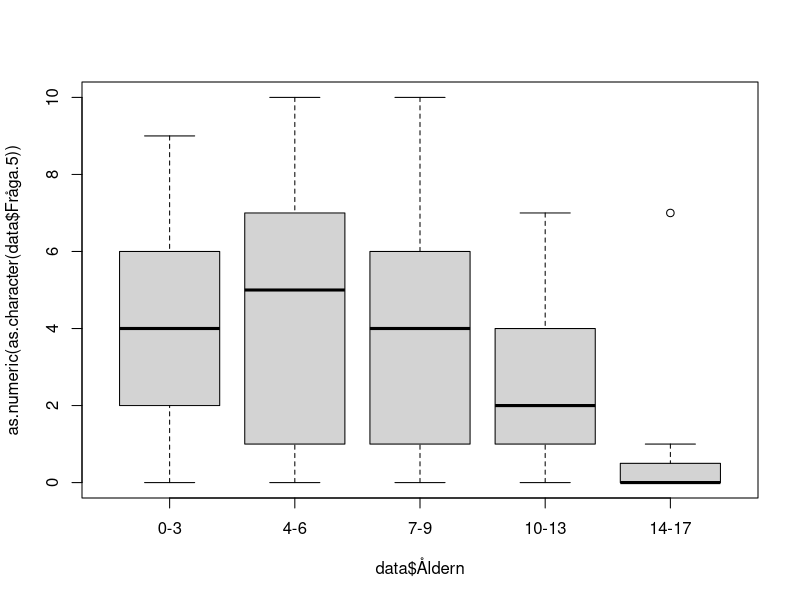
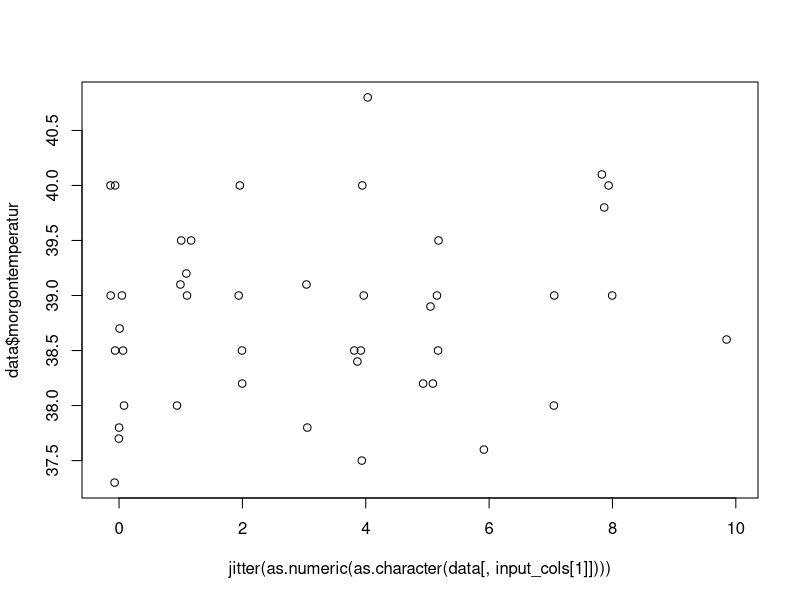

These charts were generated, in order, by the following R code: (Note: this script raises an error after producing the figures.)
library(stringr)
data <- read.delim('Forschungsarbeit Auswehrtungstabelle 1.csv')
data$Förkylning <- factor(data$Förkylning)
data$Halsont <- factor(data$Halsont)
data$Feber <- factor(data$Feber)
data$Ont.i.öron <- factor(data$Ont.i.öron)
data$UVI <- factor(data$UVI)
data$Hosta <- factor(data$Hosta)
data$Kräkningar <- factor(data$Kräkningar)
data$Diarre <- factor(data$Diarre)
data$Magont <- factor(data$Magont)

data$morgontemperatur <-  as.numeric(str_replace( as.character( data$morgontemperatur), ',','.'))

data$Åldern <- factor( as.character(data$Åldern), levels=c('0-3','4-6','7-9','10-13','14-17' ))

save(data,file="data.RData")

plot( as.numeric(as.character(data$Fråga.5)) ~ data$Åldern)
anova(lm( as.numeric(data$Fråga.5) ~ data$Åldern))$"Pr(>F)"[1]
#[1] 1.06104e-05

input_cols <- c('Fråga.5','Fråga.6','Fråga.7','Fråga..8','Fråga..9','Fråga..10.VAS.CRP','Fråga..10.VAS.strep' )

run_annova <- function( colname ) {

	p.vals1 <- unlist(lapply( input_cols , function(cname) {
		anova(lm( as.numeric(as.character(data[,cname])) ~ data[,colname]))$"Pr(>F)"[1]
	} ))
	
	names(p.vals1) <- input_cols
	p.vals1

}

(p.vals1 <- run_annova('Åldern'))

#            Fråga.5             Fråga.6             Fråga.7            Fråga..8 
#       1.061040e-05        1.089857e-08        2.451278e-01        3.397947e-03 
#           Fråga..9   Fråga..10.VAS.CRP Fråga..10.VAS.strep 
#       1.092852e-07        5.611234e-22        3.930611e-07 

# surprisingly good p values here!

## and the extremely goof p values were an error...

# with the corrected script the p values look more reliable:
# the answe to the question: Does the age of the kids affect the answer to the questions:

#            Fråga.5             Fråga.6             Fråga.7            Fråga..8 
#       1.550308e-04        1.022504e-07        2.451278e-01        3.397947e-03 
#           Fråga..9   Fråga..10.VAS.CRP Fråga..10.VAS.strep 
#       1.092852e-07        8.848871e-05        7.102369e-01


#next what would I like to see?

#visual inspection of the plots like
plot( jitter(as.numeric(as.character(data[,input_cols[1]]))) , data$morgontemperatur)
# did show no effect of the temperature on the questions outcome.

temperature_corr <- NULL
for ( i in 1:length(input_cols)){
	t <- cor.test(as.numeric(as.character(data[,input_cols[i]])) , data$morgontemperatur)
	temperature_corr <- rbind(temperature_corr, c(t$estimate, t$p.value))
}
rownames(temperature_corr) <- input_cols 
colnames(temperature_corr) <- c('pearson rho','p value')

temperature_corr
#                      pearson rho   p value
#Fråga.5              0.1449602126 0.3478091
#Fråga.6              0.0471049719 0.7401870
#Fråga.7              0.0616241503 0.6611327
#Fråga..8             0.0313697722 0.8235475
#Fråga..9             0.0494208433 0.7252697
#Fråga..10.VAS.CRP   -0.0001261715 0.9995441
#Fråga..10.VAS.strep -0.0352295203 0.9283052

(p.vals.kön <- run_annova('kön'))
#            Fråga.5             Fråga.6             Fråga.7            Fråga..8 
#          0.9018953           0.9893636           0.3102917           0.4723559 
#           Fråga..9   Fråga..10.VAS.CRP Fråga..10.VAS.strep 
#          0.8700623           0.4540279           0.7181212

(p.vals.Förkylning <- run_annova('Förkylning'))
#            Fråga.5             Fråga.6             Fråga.7            Fråga..8 
#          0.6633117           0.8820971           0.1282242           0.4538891 
#           Fråga..9   Fråga..10.VAS.CRP Fråga..10.VAS.strep 
#          0.7845322           0.4689488           0.9719658 
(p.vals.Ont.i.öron <- run_annova('Ont.i.öron'))
#            Fråga.5             Fråga.6             Fråga.7            Fråga..8 
#         0.65299100          0.27232017          0.32673439          0.09375773 
#           Fråga..9   Fråga..10.VAS.CRP Fråga..10.VAS.strep 
#         0.90514744          0.12489450          0.46642420 
(p.vals.Hosta <- run_annova('Hosta'))
#            Fråga.5             Fråga.6             Fråga.7            Fråga..8 
#         0.32388528          0.34294922          0.43979613          0.03278197 
#           Fråga..9   Fråga..10.VAS.CRP Fråga..10.VAS.strep 
#         0.55829322          0.42841204          0.97432771 

## In other words - only the age of the child affects the pain results

## for all other questions I need more input.


## Now a pie chart for the 'BesöksUrsak'
data$BesöksUrsak <-  rep( '', nrow(data) )
for ( n in c( 6,7,8,10,11,12,13,14) ) {
	data$BesöksUrsak[which(data[,n] == 1)] <- paste( data$BesöksUrsak[which(data[,n] == 1)], colnames(data)[n])
}


## group that to more useful groups:
data$ManCause <- rep( '', nrow(data) )
oli <- NULL
oli <- c( oli , grep ( 'Hosta', data$BesöksUrsak ) )
oli <- c( oli , grep ( 'Halsont', data$BesöksUrsak ) )
oli <- c( oli , grep ( 'Ont.i.öron', data$BesöksUrsak ) )
oli <- c( oli , grep ( 'Förkylning', data$BesöksUrsak ) )
data$ManCause[unique(oli)] <- 'ÖLI'

data$ManCause[match(' Feber Diarre',data$BesöksUrsak)] <- 'GI'
data$ManCause[match(' Kräkningar Diarre',data$BesöksUrsak)] <- 'GI'
data$ManCause[which(is.na(match(data$BesöksUrsak," Diarre"))==F)] <- 'GI'

table( paste ( data$ManCause, data$BesöksUrsak ) )

data$ManCause[grep('UVI', data$BesöksUrsak )] <- 'UVI'

data$ManCause[which(is.na(match(data$BesöksUrsak," Feber"))==F)] <- 'oklart Feber'

data$ManCause[which(is.na(match(data$BesöksUrsak,"" ))==F)] <- 'ej angivna'

data$ManCause[which(is.na(match(data$ManCause,,"" ))==F)] <-  'ej angivna'


## oh great - the parents know how the kids react.
cor.test( as.numeric(as.character(data$Fråga..9)),  as.numeric(as.character(data$Fråga..10.VAS.CRP)) )

#	Pearson's product-moment correlation

#data:  as.numeric(as.character(data$Fråga..9)) and as.numeric(as.character(data$Fråga..10.VAS.CRP))
#t = 11.417, df = 65, p-value < 2.2e-16
#alternative hypothesis: true correlation is not equal to 0
#95 percent confidence interval:
# 0.7174187 0.8836752
#sample estimates:
#      cor 
#0.8168581 


#partent expect and kids feel the pain
cor.test( as.numeric(as.character(data$Fråga.6)),  as.numeric(as.character(data$Fråga..10.VAS.CRP)) )

#	Pearson's product-moment correlation

#data:  as.numeric(as.character(data$Fråga.6)) and as.numeric(as.character(data$Fråga..10.VAS.CRP))
#t = 7.9075, df = 65, p-value = 4.261e-11
#alternative hypothesis: true correlation is not equal to 0
#95 percent confidence interval:
# 0.5530345 0.8050265
#sample estimates:
#     cor 
#0.700223 

## and the parents see what they expected.
cor.test( as.numeric(as.character(data$Fråga.6)),  as.numeric(as.character(data$Fråga..9)) )

#	Pearson's product-moment correlation

#data:  as.numeric(as.character(data$Fråga.6)) and as.numeric(as.character(data$Fråga..9))
#t = 12.313, df = 152, p-value < 2.2e-16
#alternative hypothesis: true correlation is not equal to 0
#95 percent confidence interval:
# 0.6174964 0.7778674
#sample estimates:
#      cor 
#0.7066437 
#
#Warnmeldung:
#In cor.test(as.numeric(as.character(data$Fråga.6)), as.numeric(as.character(data$Fråga..9))) :
#  NAs durch Umwandlung erzeugt

summary(data$Åldern)/155 *100
#     0-3      4-6      7-9    10-13    14-17 
#38.70968 20.64516 13.54839 16.77419 10.32258 
pie(table(data$Åldern))

data$CRP <- rep('NO',nrow(data))
data$CRP[is.na(match(data$Fråga..10.VAS.CRP, 'na'))==T] <- 'Yes'

CRP <- data[which(data$CRP == 'Yes'),]
(table(paste(as.factor(CRP$CRP), CRP$Åldern)) / nrow(CRP) ) *100

#  Yes 0-3 Yes 10-13 Yes 14-17   Yes 4-6   Yes 7-9 
#43.697479 15.126050  7.563025 19.327731 14.285714 

# Show the numbers for Fråga..10.VAS.CRP for the age
res <- table(data$Åldern, data$Fråga..10.VAS.CRP)
res[ which(res == 0)] = '-'
write.table( res, file="Åldern_vs_Fråga10.VAS.CRP.xls", sep="\t" , quote=F)

#4-6 
mean(c(rep(0,3),rep(10,2),rep(2,5),rep(4,4),rep(5,4),rep(6,3),rep(7,1),rep(8,1)))
#[1] 4.304348
sd(c(rep(0,3),rep(10,2),rep(2,5),rep(4,4),rep(5,4),rep(6,3),rep(7,1),rep(8,1)))
#[1] 2.851392
#7-9
mean(c(rep(0,2),rep(10,1),rep(2,6),rep(3,2),rep(4,5),rep(6,1)))
#[1] 3.176471
sd(c(rep(0,2),rep(10,1),rep(2,6),rep(3,2),rep(4,5),rep(6,1)))
#[1] 2.324739
#10-13
mean(c(rep(0,10),rep(2,4),rep(4,3),rep(5,1)))
#[1] 1.388889
sd(c(rep(0,10),rep(2,4),rep(4,3),rep(5,1)))
#[1] 1.786844
#14-17
mean(c(rep(0,6),rep(2,3)))
#[1] 0.6666667
sd(c(rep(0,6),rep(2,3)))
#[1] 1



res2 <- table(data$Åldern, data$Fråga..9)
res2[ which(res2 == 0)] = '-'

#0-3
 mean(c(rep( 0,9),rep(1,5),rep(2,6),rep(3,7),rep(4,2),rep(5,5),rep(6,5),rep(7,8),rep(9,4),rep(10,2)))
#[1] 4.018868
 sd(c(rep( 0,9),rep(1,5),rep(2,6),rep(3,7),rep(4,2),rep(5,5),rep(6,5),rep(7,8),rep(9,4),rep(10,2)))
#[1] 3.06651
#4-6
mean(c(rep(0,7),rep(1,5),rep(2,4),rep(3,2),rep(4,4),rep(5,2),rep(6,4),rep(8,1),rep(10,3)))
#[1] 3.34375
sd(c(rep(0,7),rep(1,5),rep(2,4),rep(3,2),rep(4,4),rep(5,2),rep(6,4),rep(8,1),rep(10,3)))
#[1] 3.127499
#7-9
 mean(c(rep(0,7),rep(1,1),rep(2,3),rep(3,5),rep(4,2),rep(5,1),rep(6,1),rep(10,1)))
#[1] 2.428571
 sd(c(rep(0,7),rep(1,1),rep(2,3),rep(3,5),rep(4,2),rep(5,1),rep(6,1),rep(10,1)))
#[1] 2.521338
#10-13
mean(c(rep(0,9),rep(1,6),rep(2,4),rep(3,4),rep(4,3)))
#[1] 1.461538
 sd(c(rep(0,9),rep(1,6),rep(2,4),rep(3,4),rep(4,3)))
#[1] 1.420726
#14-17
mean(c(rep(0,11),rep(1,4),rep(3,1)))
#[1] 0.4375
sd (c(rep(0,11),rep(1,4),rep(3,1)))
#[1] 0.813941

res3 <- table(data$Åldern, data$Fråga..10.VAS.strep)
res3[ which(res3 == 0)] = '-'

#4-6
mean(c(rep(0,2),rep(10,1),rep(2,2),rep(4,1),rep(5,1),rep(6,2)))
#[1] 3.888889
sd(c(rep(0,2),rep(10,1),rep(2,2),rep(4,1),rep(5,1),rep(6,2)))
#[1] 3.25747
#7-9
mean(c(rep(0,2),rep(4,1),rep(6,1)))
#[1] 2.5
sd(c(rep(0,2),rep(4,1),rep(6,1)))
#[1] 3
#10-13
mean(c(rep(0,1),rep(1,2),rep(2,2),rep(4,3),rep(5,1),rep(6,1)))
#[1] 2.9
sd(c(rep(0,1),rep(1,2),rep(2,2),rep(4,3),rep(5,1),rep(6,1)))
#[1] 1.969207
#14-17
mean(c(rep(0,5),rep(10,1),rep(2,1),rep(6,1)))
#[1] 2.25
sd(c(rep(0,5),rep(10,1),rep(2,1),rep(6,1)))
#[1] 3.770184


data$CRP = is.na(as.numeric(as.character(data[,28])))==F
data$CRP[which(data[,28] =='x')] = TRUE

data$STREP = is.na(as.numeric(as.character(data[,29])))==F
data$STREP[which(data[,29] =='x')] = TRUE


mean_sd_age <- function(  column, age, crp=T ) {
	if ( crp ) {
		ids <- which(data[,'Åldern'] == age & data[,'CRP'] )
	}else{
		ids <- which(data[,'Åldern'] == age & data[,'STREP'] )
	}
	#browser()
	m = mean( as.numeric(as.character( data[ids,column] )))
	s = sd ( as.numeric(as.character( data[ids,column] )))
	c (m , s)
}

median_mad_age <- function( column, age, crp=T ) {
	if ( crp ) {
		ids <- which(data[,'Åldern'] == age & data[,'CRP'] )
	}else{
		ids <- which(data[,'Åldern'] == age & data[,'STREP'] )
	}
	#browser()
	m = median( as.numeric(as.character( data[ids,column] )))
	s = mad ( as.numeric(as.character( data[ids,column] )))
	c (m , s)
}

result_table <- function (column,  crp=T) {
	t <- NULL
	for ( n in levels(data[,'Åldern']) ) {
		t = rbind(t, median_mad_age ( column, n, crp ))
	}
	colnames(t) <- c( 'median', 'mad' )
	rownames(t) <- levels(data[,'Åldern'])
	t
}


 mean_sd_age( 'Fråga..9', '0-3', crp=T)
#[1] 4.384615 3.132085
 mean_sd_age( 'Fråga..9', '4-6', crp=T)
#[1] 3.130435 3.034714
 mean_sd_age( 'Fråga..9', '7-9', crp=T)
#[1] 2.470588 2.576763
 mean_sd_age( 'Fråga..9', '10-13', crp=T)
#[1] 1.444444 1.423427
 mean_sd_age( 'Fråga..9', '14-17', crp=T)
#[1] 0.3333333 0.5000000
 mean_sd_age( 'Fråga..9', '0-3', crp=F)
#[1] 6.000000 3.316625
 mean_sd_age( 'Fråga..9', '4-6', crp=F)
#[1] 3.888889 3.480102
 mean_sd_age( 'Fråga..9', '7-9', crp=F)
#[1] 2.250000 2.629956
 mean_sd_age( 'Fråga..9', '10-13', crp=F)
#[1] 1.700000 1.567021
 mean_sd_age( 'Fråga..9', '14-17', crp=F)
#[1] 0.500000 1.069045

plot( jitter(as.numeric(as.character(data$Fråga..9)),0.9), jitter( as.numeric(as.character(data$Fråga..10)),0.9))
cor.test( as.numeric(as.character(data$Fråga.6)),  as.numeric(as.character(data$Fråga..10)) )

#	Pearson's product-moment correlation

#data:  as.numeric(as.character(data$Fråga.6)) and as.numeric(as.character(data$Fråga..10))
#t = 7.5671, df = 93, p-value = 2.692e-11
#alternative hypothesis: true correlation is not equal to 0
#95 percent confidence interval:
# 0.4748496 0.7282514
#sample estimates:
#     cor 
#0.617314 


cor.test( as.numeric(as.character(data$Fråga..9)),  as.numeric(as.character(data$Fråga..10)) )

#	Pearson's product-moment correlation

#data:  as.numeric(as.character(data$Fråga..9)) and as.numeric(as.character(data$Fråga..10))
#t = 11.998, df = 93, p-value < 2.2e-16
#alternative hypothesis: true correlation is not equal to 0
#95 percent confidence interval:
# 0.6855800 0.8477917
#sample estimates:
#      cor 
#0.7794266 
#
#Warnmeldung:
#In cor.test.default(as.numeric(as.character(data$Fråga..9)), as.numeric(as.character(data#$Fråga..10))) :
#  NAs durch Umwandlung erzeugt

plot( as.numeric(as.character(data$Fråga..9[which(data$CRP)])) ~ data$Åldern[which(data$CRP)])
plot( as.numeric(as.character(data$Fråga..9[which(data$STREP)])) ~ data$Åldern[which(data$STREP)])

plot( as.numeric(as.character(data$Fråga..10[which(data$CRP)])) ~ data$Åldern[which(data$CRP)])
plot( as.numeric(as.character(data$Fråga..10[which(data$STREP)])) ~ data$Åldern[which(data$STREP)])


#t.test( as.numeric(as.character(data$kön
id_f =which(data$kön == 'f' & data$Åldern != '10-13')
id_p =which(data$kön == 'p' & data$Åldern != '10-13')

t.test( as.numeric(as.character(data$Fråga..10[id_f])), as.numeric(as.character(data$Fråga..10[id_p])))


#	Welch Two Sample t-test

#data:  as.numeric(as.character(data$Fråga..10[id_f])) and as.numeric(as.character(data$Fråga..10[id_p]))
#t = 0.22983, df = 39.934, p-value = 0.8194
#alternative hypothesis: true difference in means is not equal to 0
#95 percent confidence interval:
# -1.366913  1.717668
#sample estimates:
#mean of x mean of y 
# 3.365854  3.190476 

#Warnmeldungen:
#1: In t.test(as.numeric(as.character(data$Fråga..10[id_f])), as.numeric(as.character(data$Fråga..10[id_p]))) :
#  NAs durch Umwandlung erzeugt
#2: In t.test.default(as.numeric(as.character(data$Fråga..10[id_f])),  :
#  NAs durch Umwandlung erzeugt


plot( as.numeric(as.character(data$Fråga..9)) ~ data$tidigare_provatgning, 
	ylab="Fråga 9",xlab="tidigare provtagning")

plot( as.numeric(as.character(data$Fråga..10)) ~ data$tidigare_provatgning, 
	ylab="Fråga 10",xlab="tidigare provtagning")

##2017_08_30

cor.test( as.numeric(as.character(data$Fråga.7)) , as.numeric(as.character(data$Fråga..9)))


#	Pearson's product-moment correlation

#data:  as.numeric(as.character(data$Fråga.7)) and as.numeric(as.character(data$Fråga..9))
#t = -0.53347, df = 153, p-value = 0.5945
#alternative hypothesis: true correlation is not equal to 0
#95 percent confidence interval:
# -0.1993821  0.1153435
#sample estimates:
#        cor 
#-0.04308823 

cor.test( as.numeric(as.character(data$Fråga.7)) , as.numeric(as.character(data$Fråga..10)))

#	Pearson's product-moment correlation

#data:  as.numeric(as.character(data$Fråga.7)) and as.numeric(as.character(data$Fråga..10))
#t = -0.3933, df = 93, p-value = 0.695
#alternative hypothesis: true correlation is not equal to 0
#95 percent confidence interval:
# -0.2403184  0.1621254
#sample estimates:
#        cor 
#-0.04074907 


cor.test( as.numeric(as.character(data$Fråga.6)) , as.numeric(as.character(data$Fråga..10)))

#	Pearson's product-moment correlation

#data:  as.numeric(as.character(data$Fråga.6)) and as.numeric(as.character(data$Fråga..10))
#t = 7.5671, df = 93, p-value = 2.692e-11
#alternative hypothesis: true correlation is not equal to 0
#95 percent confidence interval:
# 0.4748496 0.7282514
#sample estimates:
#     cor 
#0.617314 


cor.test( as.numeric(as.character(data$Fråga..9)) , as.numeric(as.character(data$Fråga..10)))

#	Pearson's product-moment correlation

#data:  as.numeric(as.character(data$Fråga..9)) and as.numeric(as.character(data$Fråga..10))
#t = 11.998, df = 93, p-value < 2.2e-16
#alternative hypothesis: true correlation is not equal to 0
#95 percent confidence interval:
# 0.6855800 0.8477917
#sample estimates:
#      cor 
#0.7794266 

plot( jitter(as.numeric(as.character(data$Fråga..9))) , jitter(as.numeric(as.character(data$Fråga..10))))

#And now the pupulation analysis...

summary(data)

#    Enkätnr        Åldern   kön     Antal.barn.i.familjen Mama.papa.närstående
# Min.   :  1.0   0-3  :60   f :87   1 :20                 m :103              
# 1st Qu.: 39.5   4-6  :32   na:13   2 :47                 mp:  4              
# Median : 78.0   7-9  :21   p :55   3 :17                 n :  5              
# Mean   : 78.0   10-13:26           4 : 1                 na:  4              
# 3rd Qu.:116.5   14-17:16           5 : 1                 p : 39              
# Max.   :155.0                      na:69                                     
                                                                              
# Förkylning Halsont Feber  morgontemperatur Ont.i.öron UVI     Hosta 
# 0:90       0:98    0:74   Min.   :37.30    0:140      0:150   0:96  
# 1:65       1:57    1:81   1st Qu.:38.20    1: 15      1:  5   1:59  
#                           Median :39.00                             
#                           Mean   :38.82                             
#                           3rd Qu.:39.50                             
#                           Max.   :40.80                             
#                           NA's   :102                               
# Kräkningar Diarre  Magont  Fråga.2a..J.N Fråga.2b.J.N
# 0:153      0:150   0:133   j:132         j :89       
# 1:  2      1:  5   1: 22   n: 23         n :56       
#                                          na:10       
                                                      
                                                      
                                                      
                                                      
# Fråga.3...1.schlechter..0.unverändert...1.besser. Fråga.4a.N.J Fråga.4a..Antal
# 0 :77                                             j :117       na     :105    
# 1 :24                                             n : 25       3      : 12    
# -1:53                                             na: 13       2      : 10    
# na: 1                                                          1      :  8    
#                                                                5      :  8    
#                                                                10     :  4    
#                                                                (Other):  8    
# Fråga.4bN.J   X4b.Antal      Fråga.5      Fråga.6      Fråga.7      
# j :97       na     :113   0      :31   0      :29   Min.   : 0.000  
# n :30       1      : 17   na     :18   5      :22   1st Qu.: 0.000  
# na:28       2      :  9   1      :16   1      :19   Median : 1.000  
#             3      :  6   5      :16   3      :19   Mean   : 2.206  
#             4      :  3   2      :14   4      :15   3rd Qu.: 3.000  
#             5      :  3   3      :14   2      :13   Max.   :10.000  
#             (Other):  4   (Other):46   (Other):38                   
#    Fråga..8         Fråga..9      Fråga..10.VAS.CRP Fråga..10.VAS.strep
# Min.   : 0.000   Min.   : 0.000   x      :52        na     :113        
# 1st Qu.: 0.000   1st Qu.: 0.000   na     :36        x      : 11        
# Median : 1.000   Median : 2.000   0      :21        0      : 10        
# Mean   : 2.219   Mean   : 3.045   2      :18        2      :  5        
# 3rd Qu.: 4.000   3rd Qu.: 5.000   4      :12        4      :  5        
# Max.   :10.000   Max.   :10.000   5      : 5        6      :  5        
#                                   (Other):11        (Other):  6        
#    CRP            STREP           Fråga..10  tidigare_provatgning
# Mode :logical   Mode :logical   x      :60   no : 22             
# FALSE:36        FALSE:113       0      :30   yes:133             
# TRUE :119       TRUE :42        2      :22                       
# NA's :0         NA's :0         4      :16                       
#                                 6      : 9                       
#                                 5      : 7                       
#                                 (Other):11                       
# tidigare_provatgning_binary
# Mode :logical              
# FALSE:22                   
# TRUE :133                  
# NA's :0       

## drop the double tested childreen:
data2 <- data[-which(data$STREP & data$CRP),]
cor.test( as.numeric(as.character(data2$Fråga..9)) , as.numeric(as.character(data2$Fråga..10)))

#	Pearson's product-moment correlation

#data:  as.numeric(as.character(data2$Fråga..9)) and as.numeric(as.character(data2$Fråga..10))
#t = 12.254, df = 90, p-value < 2.2e-16
#alternative hypothesis: true correlation is not equal to 0
#95 percent confidence interval:
# 0.6991314 0.8567807
#sample estimates:
#     cor 
#0.790722 

#Warnmeldung:
#In cor.test.default(as.numeric(as.character(data2$Fråga..9)), as.numeric(as.character(data2$Fråga..10))) :
#  NAs durch Umwandlung erzeugt

# If anything the data gets better - so we do not really care aboput that.


round(table(data$Åldern) / sum(table(data$Åldern)) * 100 ,1)
#  0-3   4-6   7-9 10-13 14-17 
# 38.7  20.6  13.5  16.8  10.3 

pdf( file="Age_pie.pdf", width=6, height=6)
pie(x=table(data$Åldern), clockwise=T, col=rainbow(5))
dev.off()

table(data$Fråga.2a..J.N) / 155 * 100
#       j        n 
#85.16129 14.83871

apply( data[,c('Kräkningar','Diarre','Magont')],1, function (x) sum(as.numeric(as.character(x))))

data$illnes = ''

for (n in colnames(data)[c(6,7,8,10,11,12,13,14,15)]){
	ids = which(data[,n] == 1)
	data$illnes[ids] = paste( data$illnes[ids], n)
}


## day 2017-08-31
## kids in the family - any influence on pain?
only_1 <- which(as.numeric(as.character(data$Antal.barn.i.familjen)) == 1 )
more_than_1 <- which(as.numeric(as.character(data$Antal.barn.i.familjen)) > 1 )

boxplot( as.numeric(as.character(data$Fråga..9))[only_1], as.numeric(as.character(data$Fråga..9))[more_than_1])

 t.test( as.numeric(as.character(data$Fråga..9))[only_1], as.numeric(as.character(data$Fråga..9))[more_than_1])

#	Welch Two Sample t-test

#data:  as.numeric(as.character(data$Fråga..9))[only_1] and as.numeric(as.character(data$Fråga..9))#[more_than_1]
#t = 1.2734, df = 29.317, p-value = 0.2129
#alternative hypothesis: true difference in means is not equal to 0
#95 percent confidence interval:
# -0.598901  2.577689
#sample estimates:
#mean of x mean of y 
# 3.550000  2.560606 

wilcox.test( as.numeric(as.character(data$Fråga..9))[only_1], as.numeric(as.character(data$Fråga..9))[more_than_1])

#	Wilcoxon rank sum test with continuity correction

#data:  as.numeric(as.character(data$Fråga..9))[only_1] and as.numeric(as.character(data$Fråga..9))[more_than_1]
#W = 779.5, p-value = 0.2127
#alternative hypothesis: true location shift is not equal to 0

boxplot( as.numeric(as.character(data$Fråga..10))[only_1], as.numeric(as.character(data$Fråga..10))[more_than_1])

t.test( as.numeric(as.character(data$Fråga..10))[only_1], as.numeric(as.character(data$Fråga..10))[more_than_1])

#	Welch Two Sample t-test

#data:  as.numeric(as.character(data$Fråga..10))[only_1] and as.numeric(as.character(data#$Fråga..10))[more_than_1]
#t = 0.2117, df = 11.975, p-value = 0.8359
#alternative hypothesis: true difference in means is not equal to 0
#95 percent confidence interval:
# -1.897599  2.305932
#sample estimates:
#mean of x mean of y 
# 2.600000  2.395833 

wilcox.test( as.numeric(as.character(data$Fråga..10))[only_1], as.numeric(as.character(data$Fråga..10))[more_than_1])

#	Wilcoxon rank sum test with continuity correction

#data:  as.numeric(as.character(data$Fråga..10))[only_1] and as.numeric(as.character(data$Fråga..10))[more_than_1]
#W = 244.5, p-value = 0.9321
#alternative hypothesis: true location shift is not equal to 0

two_group <- function ( data1, data2 ) {
	d <- vector('numeric', 1000)
        s <- vector('numeric', 1000)
	for ( i in 1:1000 ) {
		t <- wilcox.test( jitter(data1), jitter(data2) )
		d[i] <- t$p.value
		s[i] <- t$statistic
	}
	list( mean.p.value =mean (d), mean.statistics=mean(s))
}

two_group( as.numeric(as.character(data$Fråga..9))[only_1], as.numeric(as.character(data$Fråga..9))[more_than_1])
#$mean.p.value
#[1] 0.2321051

#$mean.statistics
#[1] 779.902


two_group( as.numeric(as.character(data$Fråga..10))[only_1], as.numeric(as.character(data$Fråga..10))[more_than_1] )
#$mean.p.value
#[1] 0.7956872

#$mean.statistics
#[1] 244.338


mean_cor_test <- function (colA, colB,  method="pearson" ) {
	d <- vector('numeric', 1000)
	r <- vector('numeric', 1000)
	for ( i in 1:1000 ) {
		t  <- cor.test( 
			jitter(as.numeric(as.character(data[, colA]))), 
			jitter(as.numeric(as.character(data[, colB]))),
			method=method
		)
		d[i] <- t$p.value
		r[i] <- t$estimate
	}
	list( mean.p.value =mean (d), mean.estimate=mean(r))
}

mean_cor_test( 'Fråga..8', 'Fråga..10')
#$mean.p.value
#[1] 1.435407e-12

#$mean.estimate
#[1] 0.6477754

#Es gab 50 oder mehr Warnungen (Anzeige der ersten 50 mit warnings())
mean_cor_test( 'Fråga..8', 'Fråga..9')
#$mean.p.value
#[1] 1.582381e-12
#
#$mean.estimate
#[1] 0.5292124


 mean_cor_test( 'Fråga..8', 'Fråga..9', 'spearman')
#$mean.p.value
#[1] 1.126521e-08

#$mean.estimate
#[1] 0.4704633

 mean_cor_test( 'Fråga..8', 'Fråga..10', 'spearman')
#$mean.p.value
#[1] 1.464139e-08

#$mean.estimate
#[1] 0.5748656

#Es gab 50 oder mehr Warnungen (Anzeige der ersten 50 mit warnings())

t = read.delim('all_data.csv', sep=';') # manually changed diagnos
DIAGNOS <- as.character(t[,36])
data$Diagnos = factor( str_replace(DIAGNOS, "^ ", "" ), levels=c("GI", "Isolerad feber", "Luftvägssymtom", "Luftvägssymtom+UVI", "UVI" ))


round(table(data$Diagnos) / sum( table(data$Diagnos) ) * 100,1)

#                GI     Isolerad feber     Luftvägssymtom Luftvägssymtom+UVI 
#              10.1               10.1               75.8                1.3 
#               UVI 
#               2.7 



# 2017-09-01

# Könsfördelningen + Diagram i Åldersgruppen


Plot = function (p, file ) {
	pdf(file=paste("../figures/",file,'.pdf',sep=''), width=4, height=4)
	print(p)
	dev.off()
	png(file=paste("../figures/",file,'.png',sep=''), width=600, height=600)
	print(p)
	dev.off()
}


data$data.9 <- as.numeric(as.character(data$Fråga..9))
data$data.10 <- as.numeric(as.character(data$Fråga..10))

data$tidigare_provtagning = FALSE
data$tidigare_provtagning[unique(c(
	which(data$Fråga.4a.N.J=='j'),
	which(data$Fråga.4bN.J=='j')
	))] = TRUE

CRP <- data[which(data$CRP),]
STREP <- data[which(data$STREP),]


library(reshape2)

ag <- table(data$kön , data$Åldern)
ag <- ag[-2,]
ag_melted = melt(ag)
colnames(ag_melted) <- c('kön', 'Ålder','value')

pl = ggplot(data=ag_melted, 
	aes (x=ag_melted$'Ålder', y=ag_melted$'value', fill=ag_melted$'kön')
     ) +
geom_bar(stat="identity", color="black", position=position_dodge())+
theme_minimal()
pl = pl + xlab('Ålder') + ylab('patient [n]') + labs(fill = "Kön")
	
Plot( pl, 'Åldersfördelning_kön')

write.table(ag_melted, file="../tables/Åldersfördelning_kön.xls", sep="\t", quote=F,row.names=F)


## Åldersfördelning_ tidigare provtagning

ta <- table(data$tidigare_provtagning , data$Åldern)

write.table(ta, file="tables/provtagning_age.tab", sep="\t",quote=F)
d <- read.delim("tables/provtagning_age.tab")
colnames(d) <- colnames(ta)
d = rbind(d, d[1,] / ( d[1,] +d[2,]) *100)
d = rbind(d, d[2,] / ( d[1,] +d[2,]) *100)

rownames(d) <- c('No','Yes', 'No [%]', 'Yes [%]' )

d = cbind( measure=rownames(d), d)


ta_melted = melt(d[4:3,])
ta_melted[,1] <- factor( as.character(ta_melted[,1]), levels=c('Yes [%]','No [%]'))

colnames(ta_melted) <- c( 'tidigare_provtagning', 'Ålder', 'value')

pl = ggplot(data=ta_melted, 
	aes (x=Ålder, y=value, fill=tidigare_provtagning)
     ) +
geom_bar(stat="identity", color="black", position=position_dodge())+
#geom_bar(stat="identity", color="black")+
theme_minimal()
pl = pl + xlab('Ålder') + ylab('patient [%]') + labs(fill = "tidigare provtagning")
#pl = pl + scale_fill_manual(values=c('green','lightgray'))

Plot(pl, 'Åldersfördelning_tidigare provtagning')

write.table(ta_melted, file="../tables/Åldersfördelning_tidigare provtagning.xls", sep="\t", quote=F,row.names=F)


#Total %
summary(data$tidigare_provtagning)
#   Mode   FALSE    TRUE    NA's 
#logical      22     133       0 

133/ (133+22) *100
#[1] 85.80645


# Diagramm boxplot Fråga..9 and Fråga..10 STREP, CRP and all



Plot(ggplot(data, aes( Åldern, data.9 )) +geom_boxplot() +ylab('') +
	scale_y_continuous(breaks=c(0,2,4,6,8, 10)),
	'Question_9_all' )


Plot(ggplot(CRP, aes( Åldern, data.9 )) +geom_boxplot() +ylab('')+
	scale_y_continuous(breaks=c(0,2,4,6,8, 10)),
	'Question_9_CRP' )

Plot(ggplot(STREP, aes( Åldern, data.9 )) +geom_boxplot() +ylab('')+
	scale_y_continuous(breaks=c(0,2,4,6,8, 10)),
	'Question_9_STREP' )


## question 10

Plot(ggplot(data, aes( Åldern, data.10 )) +geom_boxplot(na.rm = TRUE) +ylab('')+
	scale_y_continuous(breaks=c(0,2,4,6,8, 10)),
	'Question_10_all' )


Plot(ggplot(CRP, aes( Åldern, data.10 )) +geom_boxplot() +ylab('')+
	scale_y_continuous(breaks=c(0,2,4,6,8, 10)),
	'Question_10_CRP' )

Plot(ggplot(STREP, aes( Åldern, data.10 )) +geom_boxplot() +ylab('')+
	scale_y_continuous(breaks=c(0,2,4,6,8, 10)),
	'Question_10_STREP' )


## question 8

Plot(ggplot(data, aes( Åldern, Fråga..8 )) +geom_boxplot(na.rm = TRUE) +ylab('')+
	scale_y_continuous(breaks=c(0,2,4,6,8, 10)),
	'Question_8_all' )


Plot(ggplot(CRP, aes( Åldern, Fråga..8 )) +geom_boxplot() +ylab('')+
	scale_y_continuous(breaks=c(0,2,4,6,8, 10)),
	'Question_8_CRP' )

Plot(ggplot(STREP, aes( Åldern, Fråga..8 )) +geom_boxplot() +ylab('')+
	scale_y_continuous(breaks=c(0,2,4,6,8, 10)),
	'Question_8_STREP' )


## sum up all statistics that have been run and should/could end up in the final document


mean_cor_test <- function (colA, colB,  method="pearson" ) {
	d <- vector('numeric', 1000)
	r <- vector('numeric', 1000)
	for ( i in 1:1000 ) {
		t  <- cor.test( 
			jitter(as.numeric(as.character(data[, colA]))), 
			jitter(as.numeric(as.character(data[, colB]))),
			method=method
		)
		d[i] <- t$p.value
		r[i] <- t$estimate
	}
	list( test=paste(method, 'n=1000'), comparing = paste( colA, colB, sep=" vs. "), mean.p.value =mean (d), mean.estimate=mean(r))
}

two_group <- function ( data1, data2 ) {
	d <- vector('numeric', 1000)
        s <- vector('numeric', 1000)
	for ( i in 1:1000 ) {
		t <- wilcox.test( jitter(data1), jitter(data2) )
		d[i] <- t$p.value
		s[i] <- t$statistic
	}
	list(test='wilcox.test n=1000', comparing = paste( colA, colB, sep=" vs. "),  mean.p.value =mean (d), mean.statistics=mean(s))
}


stat_results = NULL

mean_cor_test('Fråga.6', 'Fråga..9', 'spearman')
mean_cor_test('Fråga.6', 'Fråga..10.VAS.CRP', 'spearman')
mean_cor_test('Fråga.6', 'Fråga..10.VAS.strep', 'spearman')
mean_cor_test('Fråga.6', 'Fråga..10', 'spearman')

mean_cor_test('Fråga.7', 'Fråga..9', 'spearman')
mean_cor_test('Fråga.7', 'Fråga..10.VAS.CRP', 'spearman')
mean_cor_test('Fråga.7', 'Fråga..10.VAS.strep', 'spearman')
mean_cor_test('Fråga.7', 'Fråga..10', 'spearman')

mean_cor_test('Fråga..8', 'Fråga..9', 'spearman')
mean_cor_test('Fråga..8', 'Fråga..10.VAS.CRP', 'spearman')
mean_cor_test('Fråga..8', 'Fråga..10.VAS.strep', 'spearman')
mean_cor_test('Fråga..8', 'Fråga..10', 'spearman')

mean_cor_test( 'Fråga..9', 'Fråga..10.VAS.CRP', 'spearman')
mean_cor_test( 'Fråga..9', 'Fråga..10.VAS.strep', 'spearman')
mean_cor_test('Fråga..9', 'Fråga..10', 'spearman')
